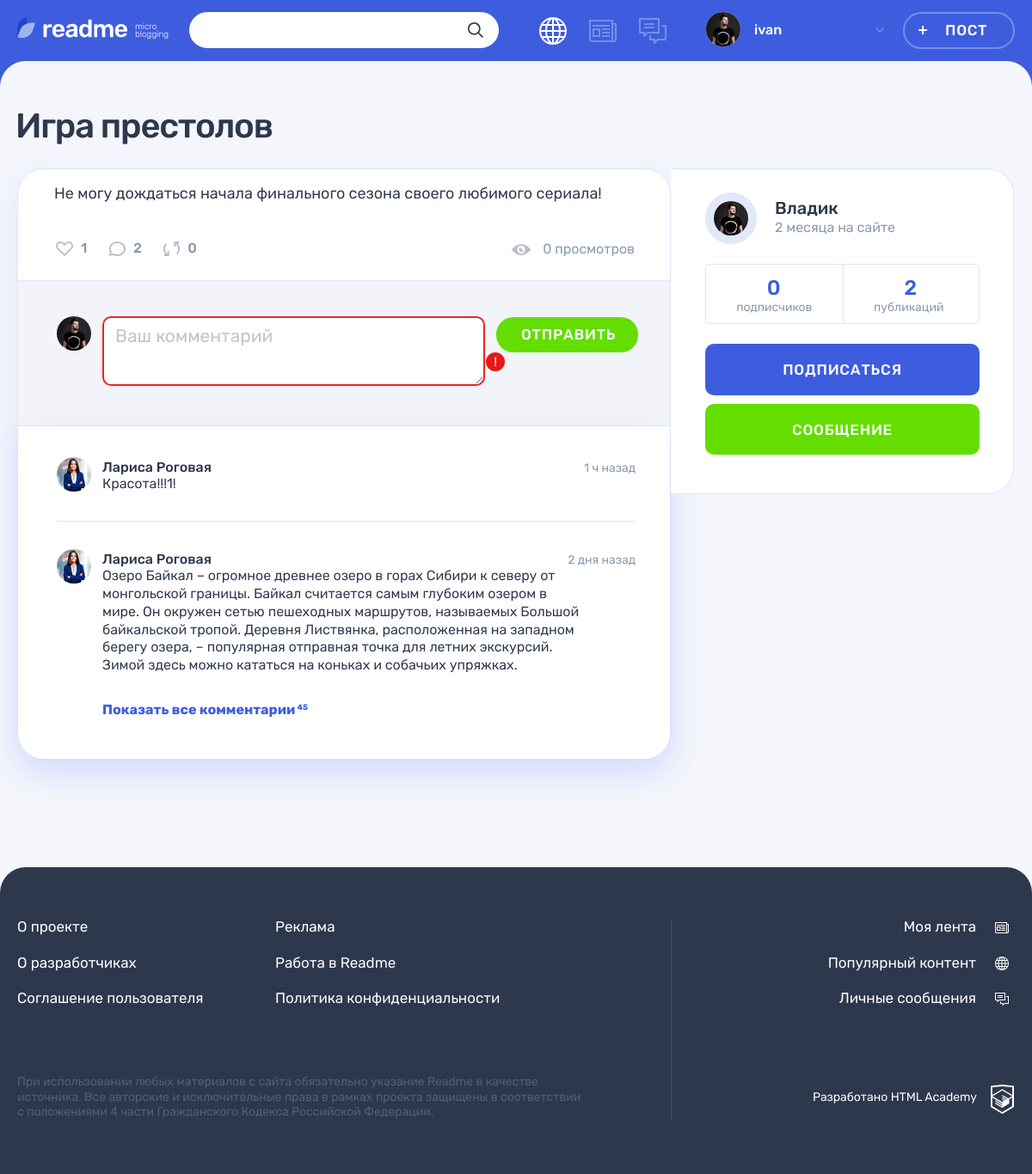
/post.php?id=2, run on the app's committed database.
### tables this page shows
CREATE TABLE IF NOT EXISTS posts (
  id INT AUTO_INCREMENT PRIMARY KEY,
  create_date TIMESTAMP DEFAULT CURRENT_TIMESTAMP,
  heading VARCHAR(256) NOT NULL,
  paragraph TEXT,
  author VARCHAR(128),
  image_post TEXT,
  video TEXT,
  link TEXT,
  count_views INT,
  is_repost BIT,
  origin_author_ID INT,
  post_author_ID INT NOT NULL,
  content_type_ID INT NOT NULL,
  FOREIGN KEY (post_author_ID) REFERENCES users(id),
  FOREIGN KEY (content_type_ID) REFERENCES content_types(id)
);

CREATE TABLE IF NOT EXISTS users (
  id INT AUTO_INCREMENT PRIMARY KEY,
  date_registration TIMESTAMP DEFAULT CURRENT_TIMESTAMP,
  email VARCHAR(128) UNIQUE NOT NULL,
  login_user VARCHAR(128) UNIQUE NOT NULL,
  password_user VARCHAR(255) NOT NULL,
  avatar TEXT
);

### helpers.php (called while the page is built, shortened)
<?php
function get_noun_plural_form(int $number, string $one, string $two, string $many): string
{
    $number = (int)$number;
    $mod10 = $number % 10;
    $mod100 = $number % 100;
    switch (true) {
        case ($mod10 >= 2 && $mod10 <= 4):
            return $two;
    }
}
function include_template($name, array $data = [])
{
    $name = 'templates/' . $name;
    extract($data);
    require $name;
    $result = ob_get_clean();
    return $result;
}

### functions/functions_db.php (called while the page is built, shortened)
<?php
function db_request($link, $sql)
{
    return mysqli_fetch_all(mysqli_query($link, $sql), MYSQLI_ASSOC);
};

### functions/functions.php (called while the page is built, shortened)
<?php
function relative_date($post_date, $user = true)
{
    $last = ' назад';
    if ($user) {
        $last = ' на сайте';
    }
    $past = strtotime($post_date);
    $present = time();
    $diff = $present - $past;
    $result = null;
    if (floor($diff / 60) < 60) {
        $result = floor($diff / 60) . ' ' .
            get_noun_plural_form(
                floor($diff / 60),
                'минута',
                'минуты',
                'минут'
            ) .
            $last;
    } elseif (floor($diff / 2419200) < 13) {
        $result = floor($diff / 2419200) . ' ' .
            get_noun_plural_form(
                floor($diff / 2419200),
                'месяц',
                'месяца',
                'месяцев'
            ) .
            $last;
    }
    return $result;
};

### templates/post_template.php (the view, shortened to what this page needs)
<main class="page__main page__main--publication">
    <div class="container">
        <h1 class="page__title page__title--publication"><?= $post['heading']; ?></h1>
        <section class="post-details">
            <div class="post-details__wrapper post-photo">
                <div class="post-details__main-block post post--details">
                    <?php if ($post['class_name'] === 'post-text') : ?>
                        <div class="post-details__image-wrapper post-text">
                            <div class="post__main">
                                <p>
                                    <?= htmlspecialchars($post['paragraph']); ?>
                                </p>
                            </div>
                        </div>
                    <?php endif; ?>
                    <div class="post__indicators">
                        <div class="post__buttons">
                            <a class="post__indicator post__indicator--likes button" href="#" title="Лайк">
                                <svg class="post__indicator-icon" width="20" height="17">
                                    <use xlink:href="#icon-heart"></use>
                                </svg>
                                <span><?= $post['count_post_likes']; ?></span>
                            </a>
                            <a class="post__indicator post__indicator--comments button" href="#" title="Комментарии">
                                <svg class="post__indicator-icon" width="19" height="17">
                                    <use xlink:href="#icon-comment"></use>
                                </svg>
                                <span><?= $post['count_post_comments']; ?></span>
                            </a>
                            <a class="post__indicator post__indicator--repost button" href="#" title="Репост">
                                <svg class="post__indicator-icon" width="19" height="17">
                                    <use xlink:href="#icon-repost"></use>
                                </svg>
                                <span><?= $post['count_post_reposts']; ?></span>
                            </a>
                        </div>
                        <span class="post__view"><?= ($post['count_views'] === NULL) ? 0 : $post['count_views']; ?> просмотров</span>
                    </div>
                    <div class="comments">
                        <form class="comments__form form" action="#" method="post">
                            <div class="comments__my-avatar">
                                <img class="comments__picture" src="img/userpic-medium.jpg" alt="Аватар пользователя">
                            </div>
                            <div class="form__input-section form__input-section--error">
                                <textarea class="comments__textarea form__textarea form__input" placeholder="Ваш комментарий"></textarea>
                                <button class="form__error-button button" type="button">!</button>
                            </div>
                            <button class="comments__submit button button--green" type="submit">Отправить</button>
                        </form>
                        <div class="comments__list-wrapper">
                            <ul class="comments__list">
                                <li class="comments__item user">
                                    <div class="comments__avatar">
                                        <a class="user__avatar-link" href="#">
                                            <img class="comments__picture" src="img/userpic-larisa.jpg" alt="Аватар пользователя">
                                        </a>
                                    </div>
                                    <div class="comments__info">
                                        <div class="comments__name-wrapper">
                                            <a class="comments__user-name" href="#">
                                                <span>Лариса Роговая</span>
                                            </a>
                                            <time class="comments__time" datetime="2019-03-20">1 ч назад</time>
                                        </div>
                                        <p class="comments__text">
                                            Красота!!!1!
                                        </p>
                                    </div>
                                </li>
                                <li class="comments__item user">
                                    <div class="comments__avatar">
                                        <a class="user__avatar-link" href="#">
                                            <img class="comments__picture" src="img/userpic-larisa.jpg" alt="Аватар пользователя">
                                        </a>
                                    </div>
                                    <div class="comments__info">
                                        <div class="comments__name-wrapper">
                                            <a class="comments__user-name" href="#">
                                                <span>Лариса Роговая</span>
                                            </a>
                                            <time class="comments__time" datetime="2019-03-18">2 дня назад</time>
                                        </div>
                                        <p class="comments__text">
                                            Озеро Байкал – огромное древнее озеро в горах Сибири к северу от монгольской границы. Байкал считается самым глубоким озером в мире. Он окружен сетью пешеходных маршрутов, называемых Большой байкальской тропой. Деревня Листвянка, расположенная на западном берегу озера, – популярная отправная точка для летних экскурсий. Зимой здесь можно кататься на коньках и собачьих упряжках.
                                        </p>
                                    </div>
                                </li>
                            </ul>
                            <a class="comments__more-link" href="#">
                                <span>Показать все комментарии</span>
                                <sup class="comments__amount">45</sup>
                            </a>
                        </div>
                    </div>
                </div>
                <div class="post-details__user user">
                    <div class="post-details__user-info user__info">
                        <div class="post-details__avatar user__avatar">
                            <a class="post-details__avatar-link user__avatar-link" href="#">
                                <img class="post-details__picture user__picture" src="img/<?= htmlspecialchars($post['avatar']); ?>" alt="Аватар пользователя">
                            </a>
                        </div>
                        <div class="post-details__name-wrapper user__name-wrapper">
                            <a class="post-details__name user__name" href="#">
                                <span><?= htmlspecialchars($post['login_user']); ?></span>
                            </a>
                            <time class="post-details__time user__time" datetime="<?= $post['date_registration']; ?>"><?= relative_date($post['date_registration'], true); ?></time>
                        </div>
                    </div>
                    <div class="post-details__rating user__rating">
                        <p class="post-details__rating-item user__rating-item user__rating-item--subscribers">
                            <span class="post-details__rating-amount user__rating-amount"><?= $post['count_author_subscriptions']; ?></span>
                            <span class="post-details__rating-text user__rating-text">подписчиков</span>
                        </p>
                        <p class="post-details__rating-item user__rating-item user__rating-item--publications">
                            <span class="post-details__rating-amount user__rating-amount"><?= $post['count_author_posts']; ?></span>
                            <span class="post-details__rating-text user__rating-text">публикаций</span>
                        </p>
                    </div>
                    <div class="post-details__user-buttons user__buttons">
                        <button class="user__button user__button--subscription button button--main" type="button">Подписаться</button>
                        <a class="user__button user__button--writing button button--green" href="#">Сообщение</a>
                    </div>
                </div>
            </div>
        </section>
    </div>
</main>

### data on the page
posts: heading "Игра престолов", paragraph "Не могу дождаться начала финального сезона своего любимого сериала!", post_author_ID.avatar (picture), post_author_ID.login_user "Владик", post_author_ID.date_registration "2 месяца на сайте"

### other printed values
$user_name "ivan"
$post['count_post_likes'] "1"
$post['count_post_comments'] "2"
$post['count_post_reposts'] "0"
$post['count_author_subscriptions'] "0"
$post['count_author_posts'] "2"
